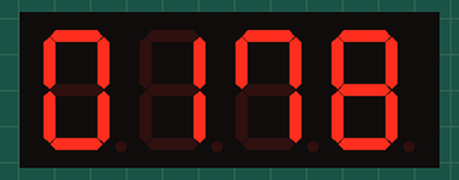
Bench run of a sketch on a simulated Arduino Mega 2560, built with avr-gcc and run on an emulated ATmega2560. On the bench: 4-digit seven-segment display. Wiring (inferred from the names in the program): 4-digit 7-segment display, segments lit when HIGH: segments pin 34, pin 35, pin 36, pin 37, pin 38, pin 39, pin 40, pin 41; digit selects pin 45, pin 44, pin 43, pin 42. The segment pins are drawn as the display they are named for.

Above: at 3.72 s.
At 7.4 s:
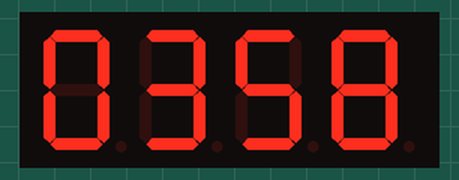
At 12.1 s:
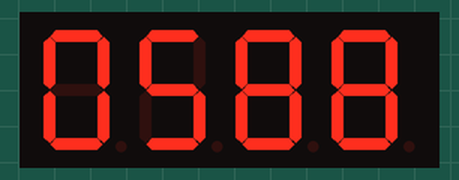
At 20.48 s:
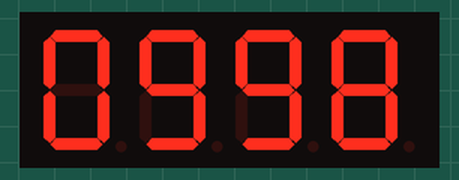
At 28.86 s:
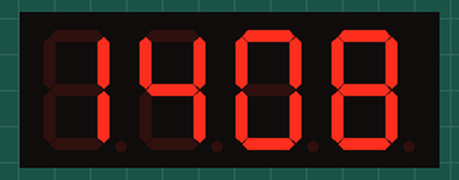
At 37.24 s:
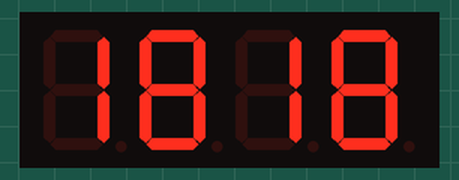

The sketch:

dynamic_counter.ino
```cpp
const int anode_pins[] = {34, 35, 36, 37, 38, 39, 40, 41};
const int cathode_pins[] = {42, 43, 44, 45};
const int number_of_anode_pins = sizeof(anode_pins) / sizeof(anode_pins[0]);
const int number_of_cathode_pins = sizeof(cathode_pins) / sizeof(cathode_pins[0]);

const int digits[] = {
  0b00111111,//0
  0b00000110,//1
  0b01011011,//2
  0b01001111,//3
  0b01100110,//4
  0b01101101,//5
  0b01111101,//6
  0b00100111,//7
  0b01111111,//8
  0b01101111,//9
};

void display_number (int n) {
  for (int i = 0; i < number_of_anode_pins; i++) {
    digitalWrite(anode_pins[i], digits[n] & (1 << i) ? HIGH : LOW);
  }
}

void clear_segments() {
  for (int j = 0; j < number_of_anode_pins; j++) {
    digitalWrite(anode_pins[j], LOW);
  }
}

void display_numbers (int n) {
  for (int i = 0; i < number_of_cathode_pins; i++) {
    digitalWrite(cathode_pins[i], LOW);
    display_number(n % 10);
    delay(5);
    clear_segments();
    digitalWrite(cathode_pins[i], HIGH);
    n = n / 10;
  }
}

void setup() {
  // put your setup code here, to run once:
  for (int i = 0; i < number_of_anode_pins; i++) {
    pinMode(anode_pins[i], OUTPUT);
  }

  for (int i = 0; i < number_of_cathode_pins; i++) {
    pinMode(cathode_pins[i], OUTPUT);
    digitalWrite(cathode_pins[i], HIGH);
  }
}

void loop() {
  // put your main code here, to run repeatedly:
  for (int i = 0; i < 10000; i++) {
    display_numbers(i);
  }
}
```
